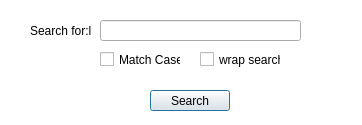
<?xml version="1.0" encoding="UTF-8"?>
<ui version="4.0">
 <class>FileSearchDialog</class>
 <widget class="QDialog" name="FileSearchDialog">
  <property name="geometry">
   <rect>
    <x>0</x>
    <y>0</y>
    <width>362</width>
    <height>125</height>
   </rect>
  </property>
  <property name="windowTitle">
   <string>Dialog</string>
  </property>
  <widget class="QTableView" name="tableView">
   <property name="geometry">
    <rect>
     <x>-5</x>
     <y>-9</y>
     <width>371</width>
     <height>151</height>
    </rect>
   </property>
  </widget>
  <widget class="QLabel" name="label">
   <property name="geometry">
    <rect>
     <x>30</x>
     <y>20</y>
     <width>71</width>
     <height>21</height>
    </rect>
   </property>
   <property name="text">
    <string>Search for:l</string>
   </property>
  </widget>
  <widget class="QLineEdit" name="lineEdit">
   <property name="geometry">
    <rect>
     <x>100</x>
     <y>20</y>
     <width>201</width>
     <height>21</height>
    </rect>
   </property>
  </widget>
  <widget class="QCheckBox" name="checkBox">
   <property name="geometry">
    <rect>
     <x>100</x>
     <y>50</y>
     <width>81</width>
     <height>19</height>
    </rect>
   </property>
   <property name="text">
    <string>Match Case</string>
   </property>
  </widget>
  <widget class="QCheckBox" name="checkBox_2">
   <property name="geometry">
    <rect>
     <x>200</x>
     <y>50</y>
     <width>81</width>
     <height>19</height>
    </rect>
   </property>
   <property name="text">
    <string>wrap search</string>
   </property>
  </widget>
  <widget class="QPushButton" name="pushButton">
   <property name="geometry">
    <rect>
     <x>150</x>
     <y>90</y>
     <width>80</width>
     <height>21</height>
    </rect>
   </property>
   <property name="text">
    <string>Search</string>
   </property>
  </widget>
 </widget>
 <resources/>
 <connections/>
</ui>
